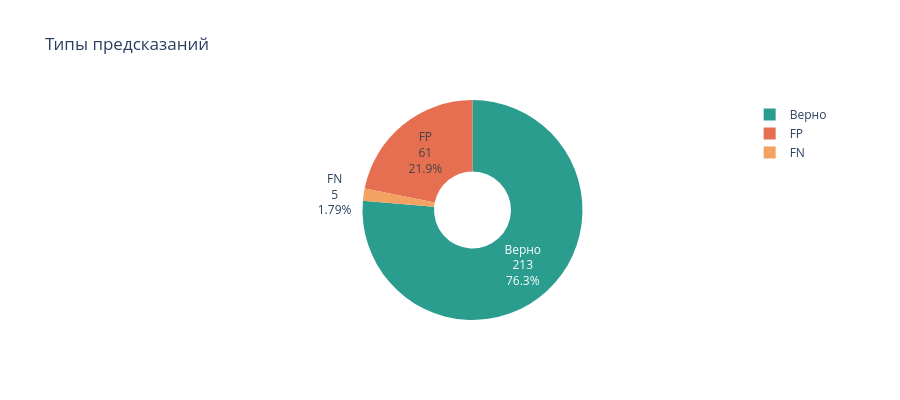
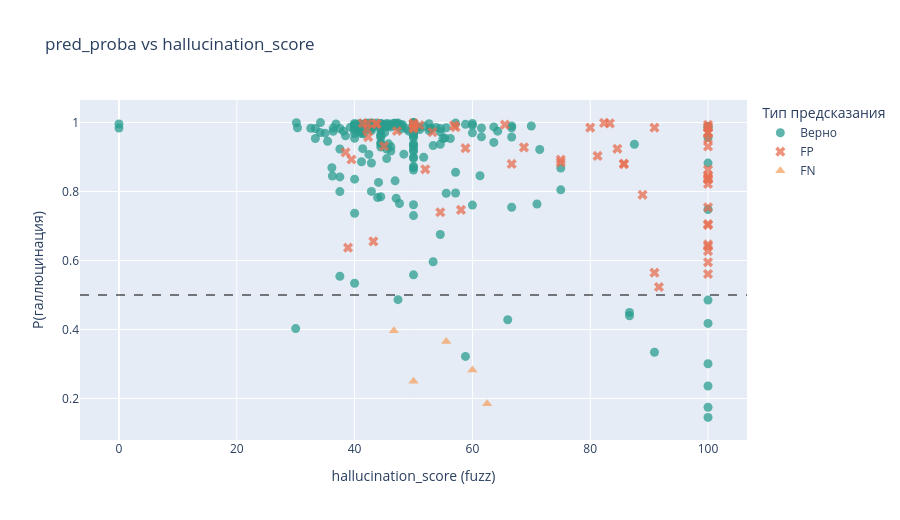
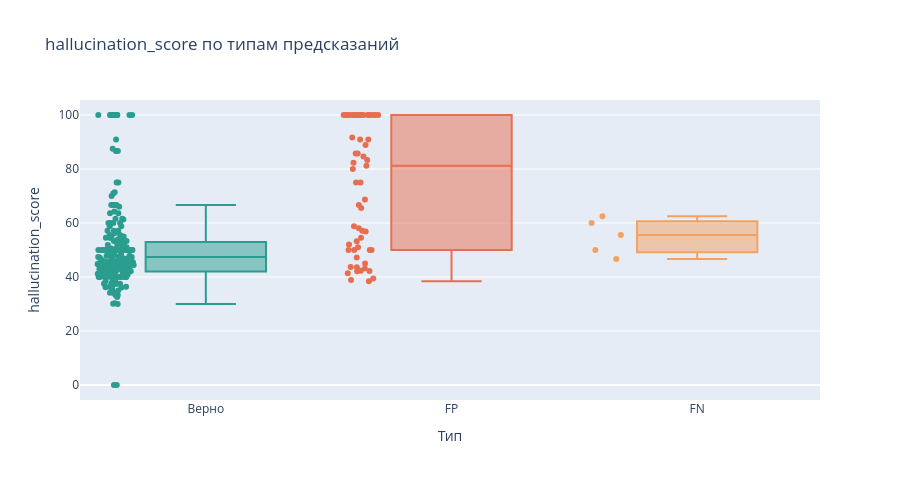
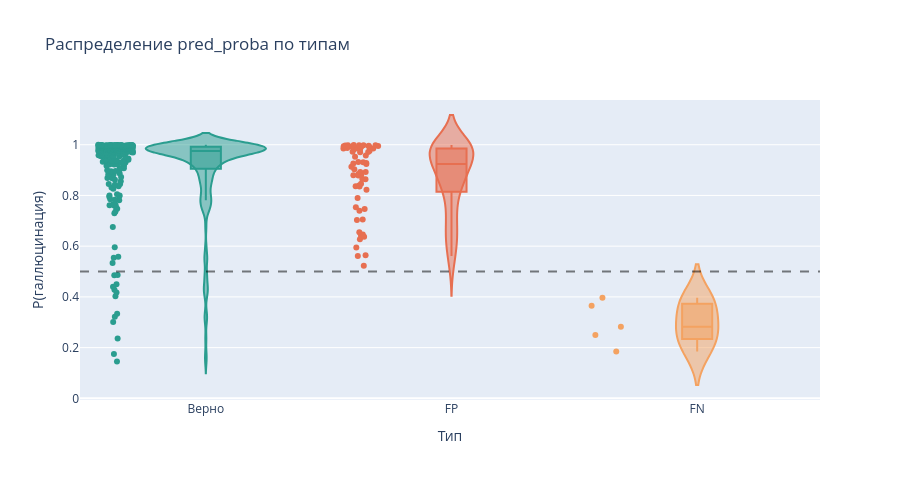

Write notebook code for charts like these, in order.
### Code cell
import plotly.express as px
import plotly.graph_objects as go
from plotly.subplots import make_subplots

test_df = features_df.iloc[X_test.index].copy()
test_df["pred_proba"] = y_probs
test_df["pred_label"] = (y_probs >= 0.5).astype(int)
test_df["error_type"] = "Верно"
test_df.loc[(test_df["pred_label"] == 1) & (test_df[target_col] == 0), "error_type"] = "FP"
test_df.loc[(test_df["pred_label"] == 0) & (test_df[target_col] == 1), "error_type"] = "FN"
errors_df = test_df[test_df["error_type"] != "Верно"]

logger.info(f"Ошибок: {len(errors_df)} из {len(test_df)} ({len(errors_df)/len(test_df)*100:.1f}%)")
logger.info(f"FP: {(test_df['error_type']=='FP').sum()} | FN: {(test_df['error_type']=='FN').sum()}")

color_map = {"Верно": "#2a9d8f", "FP": "#e76f51", "FN": "#f4a261"}

# ── 1a. Pie ──────────────────────────────────────────────────────
type_counts = test_df["error_type"].value_counts()
fig_pie = go.Figure(go.Pie(
    labels=type_counts.index.tolist(),
    values=type_counts.values.tolist(),
    marker_colors=[color_map[k] for k in type_counts.index],
    hole=0.35,
    textinfo="label+percent+value",
))
fig_pie.update_layout(title_text="Типы предсказаний", height=400)
fig_pie.show()

# ── 2. Scatter: pred_proba vs hallucination_score ──────────────────
if "hallucination_score" in test_df.columns:
    hover_cols = ["query", "ground_truth", "model_answer", "pred_proba", "error_type"]
    hover_cols = [c for c in hover_cols if c in test_df.columns]

    fig2 = px.scatter(
        test_df,
        x="hallucination_score",
        y="pred_proba",
        color="error_type",
        color_discrete_map=color_map,
        symbol="error_type",
        symbol_map={"Верно": "circle", "FP": "x", "FN": "triangle-up"},
        hover_data={c: True for c in hover_cols},
        title="pred_proba vs hallucination_score",
        labels={"hallucination_score": "hallucination_score (fuzz)", "pred_proba": "P(галлюцинация)"},
        opacity=0.75,
        height=520,
    )
    fig2.add_hline(y=0.5, line_dash="dash", line_color="black", opacity=0.5)
    fig2.update_traces(marker_size=9)
    fig2.update_layout(legend_title_text="Тип предсказания")
    fig2.show()

# ── 3. Box: hallucination_score по типам ──────────────────────────
if "hallucination_score" in test_df.columns:
    fig3 = px.box(
        test_df,
        x="error_type",
        y="hallucination_score",
        color="error_type",
        color_discrete_map=color_map,
        points="all",
        hover_data=["query", "model_answer", "pred_proba"],
        title="hallucination_score по типам предсказаний",
        labels={"error_type": "Тип", "hallucination_score": "hallucination_score"},
        height=480,
        category_orders={"error_type": ["Верно", "FP", "FN"]},
    )
    fig3.update_traces(jitter=0.3, marker_size=6)
    fig3.update_layout(showlegend=False)
    fig3.show()

# ── 4. Violin: pred_proba по классам ──────────────────────────────
fig4 = px.violin(
    test_df,
    x="error_type",
    y="pred_proba",
    color="error_type",
    color_discrete_map=color_map,
    box=True,
    points="all",
    hover_data=["query", "pred_proba"],
    title="Распределение pred_proba по типам",
    labels={"error_type": "Тип", "pred_proba": "P(галлюцинация)"},
    height=480,
    category_orders={"error_type": ["Верно", "FP", "FN"]},
)
fig4.add_hline(y=0.5, line_dash="dash", line_color="black", opacity=0.5)
fig4.update_layout(showlegend=False)
fig4.show()

# ── 5. Таблица топ ошибок ─────────────────────────────────────────
for etype, title, sort_asc in [
    ("FP", "🔴 False Positives — предсказал галлюцинацию, а её нет", False),
    ("FN", "🟠 False Negatives — пропустил галлюцинацию", True),
]:
    subset = errors_df[errors_df["error_type"] == etype].sort_values("pred_proba", ascending=sort_asc).head(5)
    if subset.empty:
        continue
    print(f"\n{'='*80}\n{title} (топ-5)\n{'='*80}")
    for i, (_, row) in enumerate(subset.iterrows(), 1):
        score = f" | hallucination_score={row['hallucination_score']:.1f}" if "hallucination_score" in row else ""
        print(f"\n[{i}] proba={row['pred_proba']:.3f}{score}")
        print(f"  Q:  {str(row.get('query', ''))}")
        print(f"  GT: {str(row.get('ground_truth', ''))}")
        print(f"  MA: {str(row.get('model_answer', ''))}")

### Figure 1 — Plotly figure (JSON) as saved in the notebook; plotly's stock layout.template omitted (floating-point values rounded to 4 significant figures)
{"data": [{"hole": 0.35, "labels": ["Верно", "FP", "FN"], "marker": {"colors": ["#2a9d8f", "#e76f51", "#f4a261"]}, "textinfo": "label+percent+value", "values": [213, 61, 5], "type": "pie"}], "layout": {"title": {"text": "Типы предсказаний"}, "height": 400}}

### Figure 2 — Plotly figure (JSON) as saved in the notebook; plotly's stock layout.template omitted (floating-point values rounded to 4 significant figures; data arrays with more than 128 entries replaced by an {"elided": "..."} marker saying what was removed)
{"data": [{"customdata": {"elided": "213x4 str values"}, "hovertemplate": "error_type=%{customdata[3]}<br>hallucination_score (fuzz)=%{x}<br>P(галлюцинация)=%{y}<br>query=%{customdata[0]}<br>ground_truth=%{customdata[1]}<br>model_answer=%{customdata[2]}<extra></extra>", "legendgroup": "Верно", "marker": {"color": "#2a9d8f", "opacity": 0.75, "symbol": "circle", "size": 9}, "mode": "markers", "name": "Верно", "orientation": "v", "showlegend": true, "x": {"elided": "213 float values"}, "xaxis": "x", "y": {"elided": "213 float values"}, "yaxis": "y", "type": "scatter"}, {"customdata": {"elided": "61x4 str values"}, "hovertemplate": "error_type=%{customdata[3]}<br>hallucination_score (fuzz)=%{x}<br>P(галлюцинация)=%{y}<br>query=%{customdata[0]}<br>ground_truth=%{customdata[1]}<br>model_answer=%{customdata[2]}<extra></extra>", "legendgroup": "FP", "marker": {"color": "#e76f51", "opacity": 0.75, "symbol": "x", "size": 9}, "mode": "markers", "name": "FP", "orientation": "v", "showlegend": true, "x": [100.0, 100.0, 45.0, 75.0, 56.86, 100.0, 53.22, 42.11, 65.52, 100.0, 47.19, 100.0, 100.0, 52.0, 83.33, 100.0, 85.71, 50.0, 84.62, 51.02, 90.91, 58.82, 66.67, 100.0, 81.25, 100.0, 90.91, 88.89, 43.75, 42.22, 100.0, 91.67, 100.0, 38.89, 100.0, 43.18, 57.14, 100.0, 85.71, 50.0, 100.0, 82.35, 100.0, 100.0, 100.0, 58.06, 75.0, 43.64, 68.75, 50.0, 41.38, 100.0, 38.46, 100.0, 39.47, 80.0, 100.0, 100.0, 42.31, 54.55, 50.0], "xaxis": "x", "y": [0.8394, 0.7539, 0.9315, 0.8843, 0.9917, 0.6465, 0.9722, 0.9801, 0.9938, 0.8459, 0.9754, 0.7056, 0.822, 0.8644, 0.9977, 0.8352, 0.8809, 0.9952, 0.9239, 0.9922, 0.985, 0.9256, 0.88, 0.9933, 0.9031, 0.9521, 0.5645, 0.7904, 0.9955, 0.9976, 0.7027, 0.5231, 0.8367, 0.6371, 0.5947, 0.6552, 0.9867, 0.9848, 0.8791, 0.9865, 0.9705, 0.9989, 0.9305, 0.9709, 0.6274, 0.7466, 0.8923, 0.9971, 0.9279, 0.9981, 0.998, 0.5607, 0.9135, 0.8634, 0.8928, 0.9852, 0.641, 0.9875, 0.9579, 0.7398, 0.9821], "yaxis": "y", "type": "scatter"}, {"customdata": [["ЭТОТ знаменитый ЖИТЕЛЬ Германии родился в 2008 году в английском графстве Дорсет.", "Осьминог Пауль", "Этот житель Германии — принц Луи Кембриджский, младший сын принца Уильяма и Кейт Миддлтон. Он родился 23 апреля 2018 года в больнице Святой Марии в Лондоне, Англия. Однако его родители являются потомками британской королевской семьи, а сам он имеет двойное гражданство — британский и немецкий.", "FN"], ["В начале 70-х годов была открыта для подписания так называемая \"Конвенция о запрещении биологического оружия\". Однако ее изначальное название длиннее, и потому используется также аббревиатура КБТО. РАСШИФРУЙТЕ букву \"Т\".", "Токсинное {незачет: токсичное}", "Буква «Т» в аббревиатуре КБТО расшифровывается как **«технологии».** Полное название Конвенции — **«Конвенция о запрещении разработки, производства, накопления и применения химического оружия и о его уничтожении»**.", "FN"], ["Этот театральный деятель, автор очередной пьесы \"Антигона\", служит одним из сакраментальных ответов на вопрос \"Кто?\"", "Жан Кокто", "Сакраментальный ответ на вопрос «Кто?» в контексте театра и драматургии часто связан с именем древнегреческого драматурга Софокла. Он является автором трагедии «Антигона», одной из наиболее известных пьес в мировой литературе. В этой пьесе Антигона, дочь Эдипа, восстает против воли царя Креонта, чтобы похоронить своего брата Полиника, несмотря на смертельный приговор. Эта история стала символом борьбы между личными убеждениями и государственной властью, а также вечной темы морального долга и справедливости.", "FN"], ["ИМЕННО ЭТОТ город расположен рядом с полуостровом Ното.", "Тояма", "Город, расположенный рядом с полуостровом Ното — это **Касима** (Kashima). Полуостров Ното находится в префектуре Исикава на острове Хонсю в Японии, а Касима является одним из городов, расположенных поблизости от этого региона.", "FN"], ["Именно ТАК называется особая выстилка внутри сердца, которая защищает сердце от высокого внутреннего давления.", "Эндокард", "Правильный ответ: **перикард**. \n\nПерикард — это серозная оболочка, окружающая сердце и крупные сосуды, которые обеспечивают защиту органа от повреждений и поддерживают его нормальное функционирование. Перикард состоит из двух слоёв: наружного фиброзного и внутреннего висцерального (эпикарда). Между этими слоями находится перикардиальная полость с небольшим количеством жидкости, что уменьшает трение при сокращениях сердца.", "FN"]], "hovertemplate": "error_type=%{customdata[3]}<br>hallucination_score (fuzz)=%{x}<br>P(галлюцинация)=%{y}<br>query=%{customdata[0]}<br>ground_truth=%{customdata[1]}<br>model_answer=%{customdata[2]}<extra></extra>", "legendgroup": "FN", "marker": {"color": "#f4a261", "opacity": 0.75, "symbol": "triangle-up", "size": 9}, "mode": "markers", "name": "FN", "orientation": "v", "showlegend": true, "x": [50.0, 46.67, 55.56, 60.0, 62.5], "xaxis": "x", "y": [0.2498, 0.3963, 0.3649, 0.2823, 0.1845], "yaxis": "y", "type": "scatter"}], "layout": {"xaxis": {"anchor": "y", "domain": [0.0, 1.0], "title": {"text": "hallucination_score (fuzz)"}}, "yaxis": {"anchor": "x", "domain": [0.0, 1.0], "title": {"text": "P(галлюцинация)"}}, "legend": {"title": {"text": "Тип предсказания"}, "tracegroupgap": 0}, "title": {"text": "pred_proba vs hallucination_score"}, "height": 520, "shapes": [{"line": {"color": "black", "dash": "dash"}, "opacity": 0.5, "type": "line", "x0": 0, "x1": 1, "xref": "x domain", "y0": 0.5, "y1": 0.5, "yref": "y"}]}}

### Figure 3 — Plotly figure (JSON) as saved in the notebook; plotly's stock layout.template omitted (floating-point values rounded to 4 significant figures; data arrays with more than 128 entries replaced by an {"elided": "..."} marker saying what was removed)
{"data": [{"alignmentgroup": "True", "boxpoints": "all", "customdata": {"elided": "213x3 mixed values"}, "hovertemplate": "Тип=%{x}<br>hallucination_score=%{y}<br>query=%{customdata[0]}<br>model_answer=%{customdata[1]}<br>pred_proba=%{customdata[2]}<extra></extra>", "legendgroup": "Верно", "marker": {"color": "#2a9d8f", "size": 6}, "name": "Верно", "notched": false, "offsetgroup": "Верно", "orientation": "v", "showlegend": true, "x": {"elided": "213 str values"}, "x0": " ", "xaxis": "x", "y": {"elided": "213 float values"}, "y0": " ", "yaxis": "y", "type": "box", "jitter": 0.3}, {"alignmentgroup": "True", "boxpoints": "all", "customdata": {"elided": "61x3 mixed values"}, "hovertemplate": "Тип=%{x}<br>hallucination_score=%{y}<br>query=%{customdata[0]}<br>model_answer=%{customdata[1]}<br>pred_proba=%{customdata[2]}<extra></extra>", "legendgroup": "FP", "marker": {"color": "#e76f51", "size": 6}, "name": "FP", "notched": false, "offsetgroup": "FP", "orientation": "v", "showlegend": true, "x": ["FP", "FP", "FP", "FP", "FP", "FP", "FP", "FP", "FP", "FP", "FP", "FP", "FP", "FP", "FP", "FP", "FP", "FP", "FP", "FP", "FP", "FP", "FP", "FP", "FP", "FP", "FP", "FP", "FP", "FP", "FP", "FP", "FP", "FP", "FP", "FP", "FP", "FP", "FP", "FP", "FP", "FP", "FP", "FP", "FP", "FP", "FP", "FP", "FP", "FP", "FP", "FP", "FP", "FP", "FP", "FP", "FP", "FP", "FP", "FP", "FP"], "x0": " ", "xaxis": "x", "y": [100.0, 100.0, 45.0, 75.0, 56.86, 100.0, 53.22, 42.11, 65.52, 100.0, 47.19, 100.0, 100.0, 52.0, 83.33, 100.0, 85.71, 50.0, 84.62, 51.02, 90.91, 58.82, 66.67, 100.0, 81.25, 100.0, 90.91, 88.89, 43.75, 42.22, 100.0, 91.67, 100.0, 38.89, 100.0, 43.18, 57.14, 100.0, 85.71, 50.0, 100.0, 82.35, 100.0, 100.0, 100.0, 58.06, 75.0, 43.64, 68.75, 50.0, 41.38, 100.0, 38.46, 100.0, 39.47, 80.0, 100.0, 100.0, 42.31, 54.55, 50.0], "y0": " ", "yaxis": "y", "type": "box", "jitter": 0.3}, {"alignmentgroup": "True", "boxpoints": "all", "customdata": [["ЭТОТ знаменитый ЖИТЕЛЬ Германии родился в 2008 году в английском графстве Дорсет.", "Этот житель Германии — принц Луи Кембриджский, младший сын принца Уильяма и Кейт Миддлтон. Он родился 23 апреля 2018 года в больнице Святой Марии в Лондоне, Англия. Однако его родители являются потомками британской королевской семьи, а сам он имеет двойное гражданство — британский и немецкий.", 0.2498], ["В начале 70-х годов была открыта для подписания так называемая \"Конвенция о запрещении биологического оружия\". Однако ее изначальное название длиннее, и потому используется также аббревиатура КБТО. РАСШИФРУЙТЕ букву \"Т\".", "Буква «Т» в аббревиатуре КБТО расшифровывается как **«технологии».** Полное название Конвенции — **«Конвенция о запрещении разработки, производства, накопления и применения химического оружия и о его уничтожении»**.", 0.3963], ["Этот театральный деятель, автор очередной пьесы \"Антигона\", служит одним из сакраментальных ответов на вопрос \"Кто?\"", "Сакраментальный ответ на вопрос «Кто?» в контексте театра и драматургии часто связан с именем древнегреческого драматурга Софокла. Он является автором трагедии «Антигона», одной из наиболее известных пьес в мировой литературе. В этой пьесе Антигона, дочь Эдипа, восстает против воли царя Креонта, чтобы похоронить своего брата Полиника, несмотря на смертельный приговор. Эта история стала символом борьбы между личными убеждениями и государственной властью, а также вечной темы морального долга и справедливости.", 0.3649], ["ИМЕННО ЭТОТ город расположен рядом с полуостровом Ното.", "Город, расположенный рядом с полуостровом Ното — это **Касима** (Kashima). Полуостров Ното находится в префектуре Исикава на острове Хонсю в Японии, а Касима является одним из городов, расположенных поблизости от этого региона.", 0.2823], ["Именно ТАК называется особая выстилка внутри сердца, которая защищает сердце от высокого внутреннего давления.", "Правильный ответ: **перикард**. \n\nПерикард — это серозная оболочка, окружающая сердце и крупные сосуды, которые обеспечивают защиту органа от повреждений и поддерживают его нормальное функционирование. Перикард состоит из двух слоёв: наружного фиброзного и внутреннего висцерального (эпикарда). Между этими слоями находится перикардиальная полость с небольшим количеством жидкости, что уменьшает трение при сокращениях сердца.", 0.1845]], "hovertemplate": "Тип=%{x}<br>hallucination_score=%{y}<br>query=%{customdata[0]}<br>model_answer=%{customdata[1]}<br>pred_proba=%{customdata[2]}<extra></extra>", "legendgroup": "FN", "marker": {"color": "#f4a261", "size": 6}, "name": "FN", "notched": false, "offsetgroup": "FN", "orientation": "v", "showlegend": true, "x": ["FN", "FN", "FN", "FN", "FN"], "x0": " ", "xaxis": "x", "y": [50.0, 46.67, 55.56, 60.0, 62.5], "y0": " ", "yaxis": "y", "type": "box", "jitter": 0.3}], "layout": {"xaxis": {"anchor": "y", "domain": [0.0, 1.0], "title": {"text": "Тип"}, "categoryorder": "array", "categoryarray": ["Верно", "FP", "FN"]}, "yaxis": {"anchor": "x", "domain": [0.0, 1.0], "title": {"text": "hallucination_score"}}, "legend": {"title": {"text": "Тип"}, "tracegroupgap": 0}, "title": {"text": "hallucination_score по типам предсказаний"}, "boxmode": "overlay", "height": 480, "showlegend": false}}

### Figure 4 — Plotly figure (JSON) as saved in the notebook; plotly's stock layout.template omitted (floating-point values rounded to 4 significant figures; data arrays with more than 128 entries replaced by an {"elided": "..."} marker saying what was removed)
{"data": [{"alignmentgroup": "True", "box": {"visible": true}, "customdata": {"elided": "213x1 str values"}, "hovertemplate": "Тип=%{x}<br>P(галлюцинация)=%{y}<br>query=%{customdata[0]}<extra></extra>", "legendgroup": "Верно", "marker": {"color": "#2a9d8f"}, "name": "Верно", "offsetgroup": "Верно", "orientation": "v", "points": "all", "scalegroup": "True", "showlegend": true, "x": {"elided": "213 str values"}, "x0": " ", "xaxis": "x", "y": {"elided": "213 float values"}, "y0": " ", "yaxis": "y", "type": "violin"}, {"alignmentgroup": "True", "box": {"visible": true}, "customdata": [["Именно этот режиссер снял в 2001 г. фильм \"11 друзей Оушена\"."], ["В спектакле театра Вахтангова \"Принцесса Турандот\" этого актера называли \"Вася Высочество\"."], ["Третья глава ЭТОГО романа называется \"Седьмое доказательство\"."], ["Ее административный центр — Ижевск."], ["В состав ЭТОЙ РЕСПУБЛИКИ входит особый округ ДжокьякАрта, губернатор которого официально носит титул султана."], ["Английский драматург Кристофер Марло в 1604 году издал историю ЭТОГО ЧЕЛОВЕКА, известную всему миру благодаря другому писателю."], ["Интерьер суда города Монровилль в штате Алабама использовался в 1962 году. Монровилль — родина ЭТОЙ ЖЕНЩИНЫ."], ["В конце повествования он женился на Розе Кроттон и у них родилась дочь Эланор, а в проекте намечались также Фродо, Лютик, Перегрин и другие."], ["Этот католический гимн посвящён скорби богоматери у подножия креста и назван по первым словам латинского текста \"Стояла Мать скорбящая...\"."], ["\"Думаю, что я был первым командиром кавалерии, который выбросил саблю, как ненужную вещь\". Руководитель партизанского отряда южан Джон Синглтон Мосби сказал эти слова, подразумевая, что ЭТА НОВИНКА гораздо лучше."], ["Строго говоря, В ЭТОЙ ЦИТАТЕ фигурирует \"предохранитель своего револьвера\"."], ["\"Вот он! Склонясь к земле, я трепетной рукою срываю чудный дар волшебницы-Весны...\". Автора этого стихотворения \"Ландыш\" мы знаем как автора увертюры-фантазии \"Ромео и Джульетта\", как друга поэта Апухтина, как автора многих симфоний, опер и балетов. Назовите его фамилию, только не мудрите."], ["По одной из версий основными ЕГО разрушителями являются антропогенные хлор- и бромсодержащими соединения."], ["Кто является главой администрации в городе, где умер Николай Иванович Казаков?"], ["Такое название носит место, с событиями в котором связано следующее заявление советского правительства от 15 апреля 1943 г.: \"В своих чудовищных измышлениях немецко-фашистские мерзавцы не гнушаются самой беспардонной и гнусной ложью, стремясь скрыть преступления, которые, как теперь стало очевидно, были совершены ими самими. Гитлеровским убийцам не удастся из бежать справедливого и сурового возмездия за их кровавые злодеяния\"."], ["Именно ОНА сыграла Эмму Гамильтон в знаменитом фильме \"Леди Гамильтон\" 1941 года."], ["То, что мы традиционно называем \"харакири\", японцы называют именно так."], ["Согласно Фернандешу, именно ТАКИЕ писатели обычно непопулярны среди писателей."], ["Героя этой повести Достоевского звали Макар Девушкин."], ["Марк Абрахамс, который был редактором \"Журнала невоспроизводимых результатов\", в 1991 году стал одним из основателей ЭТОГО."], ["Миа Фэрроу вдохновила этого кинорежиссера, помимо прочего, на создание в 1987 г. драмы \"Сентябрь\"."], ["У греков — Аполлон, а у римлян — именно ОН."], ["Единственный вид общественного транспорта в центре ЭТОГО ГОРОДА называется вапоретто [вапорЕтто]."], ["Большими мастерами ЭТОГО ПРИЕМА были Диди и Лобановский."], ["Этого классика советской песни величали по имени-отчеству: Василий Павлович."], ["Этот обычный в средней полосе крупный (до 25 кг) хищник семейства куньих питается по большей части беспозвоночными, лягушками и корешками."], ["На лицевой стороне банкноты достоинством 100 немецких марок, находившейся в обращении с 1989 по 2002 год, был изображен портрет ЭТОЙ немецкой пианистки."], ["Живописное украшение средневековой рукописи"], ["Доп 1. Этот фильм по мотивам одноимённого романа А. Иванова вышел на экраны в 1971 г."], ["Личный Его Императорского Высочества Принца Кирну Четырех Золотых Знамен Именной Бомбовоз."], ["Эта река течет через город Уфу."], ["Именно к этой династии принадлежал король Ричард Львиное Сердце"], ["В устье этой реки, на месте ее слияния с Роной находится город Авиньон"], ["Такую часть комплекта костей домино составляют дубли."], ["В каком административном регионе находится город Ливорно?"], ["Отдых бога после ЭТОГО привел к появлению иудейской традиции отдыхать в субботу."], ["ТАМ живет красавица по имени Олеся."], ["На установленном в Ялте бронзовом портфеле ЭТОГО ЧЕЛОВЕКА написано несколько знаменитых фраз, среди которых, например, \"Одно неосторожное движение — и ты отец\"."], ["ИМЕННО ТАК называется самое известное польское профобъединение."], ["Около 600 лет существуют астрономические часы на башне Ратуши Старого Города в Праге. Каждый час с 8 утра до 8 вечера скелет звонит в колокольчик, открываются окошки и ОНИ начинают свой путь, прерываемый криком петуха."], ["Именно ЕМУ принадлежат строки: \"Чернеют тучи, // Вот-вот прольются дождем. // Только Фудзи бел\"."], ["Именно такую музыку, представляющую собой запись природных звучаний и шумов, изобрел французский инженер-акустик П. Шеффер."], ["Этим городом правил Агамемнон, возглавивший ахейцев под Троей."], ["Богиня смерти Кали была женой этого грозного бога."], ["Не познав способ размножения именно этого животного, древние египтяне сделали его своим символом жизни и смерти."], ["По решению Европейского суда эти знаменитые продукты \"по-пармски\" могут отныне производиться только в самой Парме. Что за продукты?"], ["На сегодняшний день лучшим материалом для изготовления часовых стёкол по отношению цена/качество является этот искусственный камень — его можно поцарапать только алмазом или некоторыми инструментальными марками стали."], ["ЭТА АКТРИСА иногда подолгу ждет со съемочной площадки своего мужа Хавьера."], ["Этому \"вопросу\" посвящена книга Солженицына \"Двести лет вместе\"."], ["В фильме \"Концерт Высоцкого в НИИ\" именно эти практически неизвестные актеры сыграли роли Иванова, Петрова и Сидорова (по матери)."], ["Музей, посвященный целиком этому гению, находится в его родном городке и носит весьма соответствующее устремлениям этого гения название: Музео Идеале."], ["На банкноте в 200 солей ЭТОЙ СТРАНЫ изображена святая Роза Лимская."], ["ИМЕННО ОН — ответственный за оргработу ЛУК."], ["ТАКОВО наименование немецкого танка Т-V, применявшегося с 1943 года во Второй мировой войне."], ["\"Старшего из негров звали Томом. Спутники признавали его своим руководителем. Этим Том был обязан не только возрасту, но и своей энергии и большому опыту, накопленному за долгую трудовую жизнь. Остальные негры были молодые люди в возрасте от двадцати пяти до тридцати лет. Звали их: Бат, Остин, Актеон и Геркулес\"."], ["У куба ИХ двенадцать. НАЗОВИТЕ ЕГО."], ["ЭТО ЖИВОТНОЕ у корейцев связывается с домовитостью. Поэтому (хотя для нас это странно) иероглиф \"дом\" пишется как это животное под крышей."], ["Несколько устаревшая загадка ПРО НИХ: \"Раньше они были по 5,25, но большие, а теперь по 3,5, но маленькие\"."], ["Именно там в 1990 году выступил знаменитый Роджер Уотерс."], ["За особую красоту этой части тела богиня Афродита носила гордое прозвище \"Каллипига\""], ["Именно эту поэтическую строку должен был спеть Хрюндель продюсеру."]], "hovertemplate": "Тип=%{x}<br>P(галлюцинация)=%{y}<br>query=%{customdata[0]}<extra></extra>", "legendgroup": "FP", "marker": {"color": "#e76f51"}, "name": "FP", "offsetgroup": "FP", "orientation": "v", "points": "all", "scalegroup": "True", "showlegend": true, "x": ["FP", "FP", "FP", "FP", "FP", "FP", "FP", "FP", "FP", "FP", "FP", "FP", "FP", "FP", "FP", "FP", "FP", "FP", "FP", "FP", "FP", "FP", "FP", "FP", "FP", "FP", "FP", "FP", "FP", "FP", "FP", "FP", "FP", "FP", "FP", "FP", "FP", "FP", "FP", "FP", "FP", "FP", "FP", "FP", "FP", "FP", "FP", "FP", "FP", "FP", "FP", "FP", "FP", "FP", "FP", "FP", "FP", "FP", "FP", "FP", "FP"], "x0": " ", "xaxis": "x", "y": [0.8394, 0.7539, 0.9315, 0.8843, 0.9917, 0.6465, 0.9722, 0.9801, 0.9938, 0.8459, 0.9754, 0.7056, 0.822, 0.8644, 0.9977, 0.8352, 0.8809, 0.9952, 0.9239, 0.9922, 0.985, 0.9256, 0.88, 0.9933, 0.9031, 0.9521, 0.5645, 0.7904, 0.9955, 0.9976, 0.7027, 0.5231, 0.8367, 0.6371, 0.5947, 0.6552, 0.9867, 0.9848, 0.8791, 0.9865, 0.9705, 0.9989, 0.9305, 0.9709, 0.6274, 0.7466, 0.8923, 0.9971, 0.9279, 0.9981, 0.998, 0.5607, 0.9135, 0.8634, 0.8928, 0.9852, 0.641, 0.9875, 0.9579, 0.7398, 0.9821], "y0": " ", "yaxis": "y", "type": "violin"}, {"alignmentgroup": "True", "box": {"visible": true}, "customdata": [["ЭТОТ знаменитый ЖИТЕЛЬ Германии родился в 2008 году в английском графстве Дорсет."], ["В начале 70-х годов была открыта для подписания так называемая \"Конвенция о запрещении биологического оружия\". Однако ее изначальное название длиннее, и потому используется также аббревиатура КБТО. РАСШИФРУЙТЕ букву \"Т\"."], ["Этот театральный деятель, автор очередной пьесы \"Антигона\", служит одним из сакраментальных ответов на вопрос \"Кто?\""], ["ИМЕННО ЭТОТ город расположен рядом с полуостровом Ното."], ["Именно ТАК называется особая выстилка внутри сердца, которая защищает сердце от высокого внутреннего давления."]], "hovertemplate": "Тип=%{x}<br>P(галлюцинация)=%{y}<br>query=%{customdata[0]}<extra></extra>", "legendgroup": "FN", "marker": {"color": "#f4a261"}, "name": "FN", "offsetgroup": "FN", "orientation": "v", "points": "all", "scalegroup": "True", "showlegend": true, "x": ["FN", "FN", "FN", "FN", "FN"], "x0": " ", "xaxis": "x", "y": [0.2498, 0.3963, 0.3649, 0.2823, 0.1845], "y0": " ", "yaxis": "y", "type": "violin"}], "layout": {"xaxis": {"anchor": "y", "domain": [0.0, 1.0], "title": {"text": "Тип"}, "categoryorder": "array", "categoryarray": ["Верно", "FP", "FN"]}, "yaxis": {"anchor": "x", "domain": [0.0, 1.0], "title": {"text": "P(галлюцинация)"}}, "legend": {"title": {"text": "Тип"}, "tracegroupgap": 0}, "title": {"text": "Распределение pred_proba по типам"}, "violinmode": "overlay", "height": 480, "shapes": [{"line": {"color": "black", "dash": "dash"}, "opacity": 0.5, "type": "line", "x0": 0, "x1": 1, "xref": "x domain", "y0": 0.5, "y1": 0.5, "yref": "y"}], "showlegend": false}}
